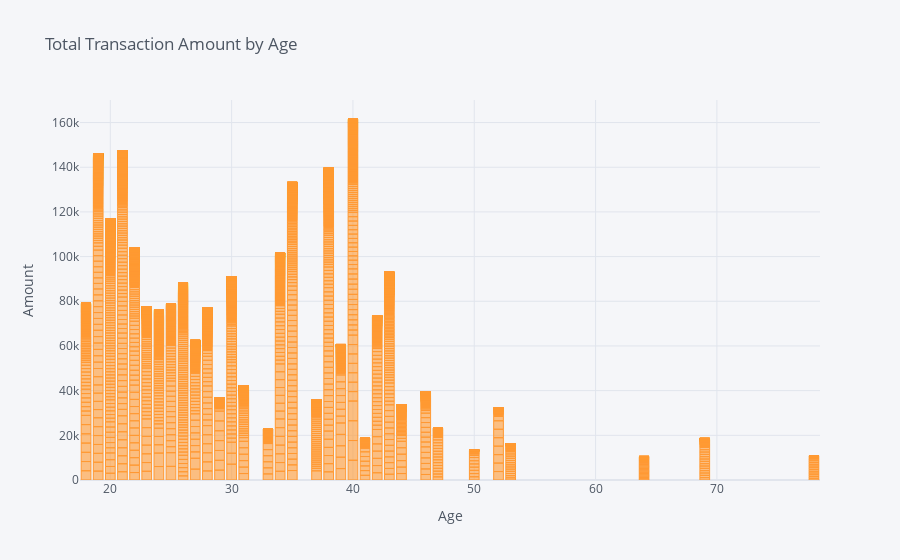

The notebook cell this image was saved under:
### Markdown cell above
## Visualization:

### Code cell
df1.iplot(kind='bar',title='Total Transaction Amount by Age',x='age',xTitle='Age',y='amount',yTitle='Amount',mode='markers')

### Figure 1 — Plotly figure (JSON) as saved in the notebook; plotly's stock layout.template omitted (floating-point values rounded to 4 significant figures; data arrays with more than 128 entries replaced by an {"elided": "..."} marker saying what was removed)
{"data": [{"marker": {"color": "rgba(255, 153, 51, 0.6)", "line": {"color": "rgba(255, 153, 51, 1.0)", "width": 1}}, "name": "amount", "orientation": "v", "text": "", "type": "bar", "x": {"elided": "12040 int values"}, "y": {"elided": "12040 float values"}}], "layout": {"legend": {"bgcolor": "#F5F6F9", "font": {"color": "#4D5663"}}, "paper_bgcolor": "#F5F6F9", "plot_bgcolor": "#F5F6F9", "title": {"font": {"color": "#4D5663"}, "text": "Total Transaction Amount by Age"}, "xaxis": {"gridcolor": "#E1E5ED", "showgrid": true, "tickfont": {"color": "#4D5663"}, "title": {"font": {"color": "#4D5663"}, "text": "Age"}, "zerolinecolor": "#E1E5ED"}, "yaxis": {"gridcolor": "#E1E5ED", "showgrid": true, "tickfont": {"color": "#4D5663"}, "title": {"font": {"color": "#4D5663"}, "text": "Amount"}, "zerolinecolor": "#E1E5ED"}}}
